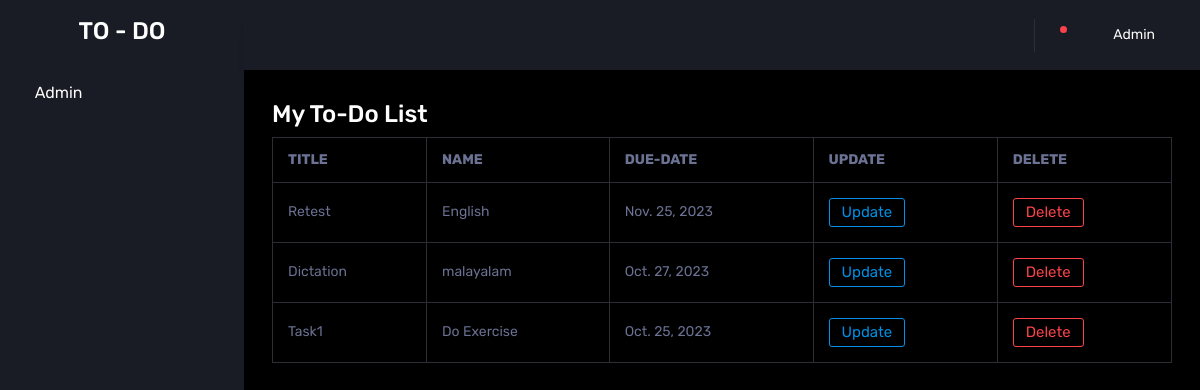
The app's page /readuser, older data.
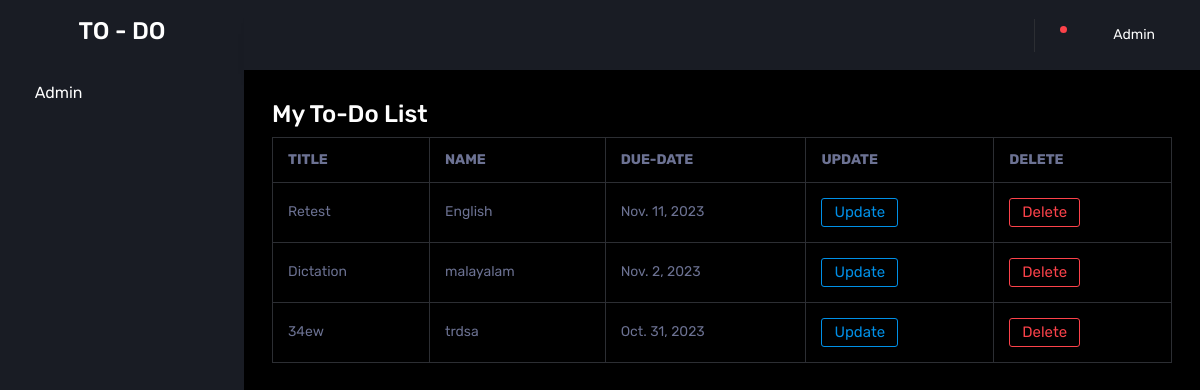
The same page, newer data.
### new_app/models.py (models this page shows)
class Todo(models.Model):
    title = models.CharField(max_length=100)
    name = models.CharField(max_length=100)
    date = models.DateField()

### new_app/views.py (the view)
# urls.py: path('readuser', views.readuser, name="readuser"),
def readuser(request):
    data1 = Todo.objects.all()
    return render(request, "index_admin.html", {"data": data1})

### templates/index_admin.html (shortened to what this page needs)
<!DOCTYPE html>
{% load static %}
<html lang="en">
  <head>
    <link rel="stylesheet" href=" {% static 'assets/vendors/mdi/css/materialdesignicons.min.css' %} ">
    <link rel="stylesheet" href=" {% static 'assets/vendors/css/vendor.bundle.base.css' %} ">
    <link rel="stylesheet" href=" {% static 'assets/vendors/jvectormap/jquery-jvectormap.css' %} ">
    <link rel="stylesheet" href=" {% static 'assets/vendors/flag-icon-css/css/flag-icon.min.css' %} ">
    <link rel="stylesheet" href=" {% static 'assets/vendors/owl-carousel-2/owl.carousel.min.css' %} ">
    <link rel="stylesheet" href=" {% static 'assets/vendors/owl-carousel-2/owl.theme.default.min.css' %} ">
    <link rel="stylesheet" href=" {% static 'assets/css/style.css' %} ">
  </head>
  <body>
    <div class="container-scroller">
      <nav class="sidebar sidebar-offcanvas" id="sidebar">
        <div class="sidebar-brand-wrapper d-none d-lg-flex align-items-center justify-content-center fixed-top">
          <h3>TO - DO</h3>
        </div>
        <ul class="nav">
          <li class="nav-item profile">
            <div class="profile-desc">
              <div class="profile-pic">
                <div class="profile-name">
                  <h5 class="mb-0 font-weight-normal">Admin</h5>
                </div>
              </div>
              <a href="#" id="profile-dropdown" data-toggle="dropdown"><i class="mdi mdi-dots-vertical"></i></a>
            </div>
          </li>
        </ul>
      </nav>
      <div class="container-fluid page-body-wrapper">
        <nav class="navbar p-0 fixed-top d-flex flex-row">
          <div class="navbar-menu-wrapper flex-grow d-flex align-items-stretch">
            <button class="navbar-toggler navbar-toggler align-self-center" type="button" data-toggle="minimize">
              <span class="mdi mdi-menu"></span>
            </button>
            <ul class="navbar-nav w-100">
            </ul>
            <ul class="navbar-nav navbar-nav-right">
              <li class="nav-item dropdown border-left">
                <a class="nav-link count-indicator dropdown-toggle" id="notificationDropdown" href="#" data-toggle="dropdown">
                  <i class="mdi mdi-bell"></i>
                  <span class="count bg-danger"></span>
                </a>
              </li>
              <li class="nav-item dropdown">
                <a class="nav-link" id="profileDropdown" href="#" data-toggle="dropdown">
                  <div class="navbar-profile">
                    <p class="mb-0 d-none d-sm-block navbar-profile-name">Admin</p>
                    <i class="mdi mdi-menu-down d-none d-sm-block"></i>
                  </div>
                </a>
              </li>
            </ul>
          </div>
        </nav>
        <div class="main-panel">
          <div class="content-wrapper">
              {% block content %}
    <h3> My To-Do List</h3>
        <table class="table table-bordered" >
    <tr>
        <th>TITLE</th>
        <th>NAME</th>
        <th>DUE-DATE</th>
        <th>UPDATE</th>
        <th>DELETE</th>
    </tr>
    {% for x in data %}
    <tr>
        <td>{{ x.title }}</td>
        <td>{{ x.name }}</td>
        <td>{{x.date}}</td>
        <td> <form method="POST" action="{% url 'update' x.id %}">
                <input type="submit" class="btn btn-outline-primary" value="Update"/>
            </form></td>
        <td><form action="{% url 'delt' x.id %}" method="POST" class="d-inline-block">
                                <input type="submit" class="btn btn-outline-danger" value="Delete"/>
                            </form></td>
    </tr>
    {% endfor %}
</table>
 {% endblock %}
          </div>
        </div>
        </div>
      </div>
  </body>
</html>

Row changes from the older to the newer data that the page shows:
removed Todo: title "Task1", name "Do Exercise", date "Oct. 25, 2023"
changed Todo "Retest": date "Nov. 25, 2023" → "Nov. 11, 2023"
changed Todo "Dictation": date "Oct. 27, 2023" → "Nov. 2, 2023"
added Todo: title "34ew", name "trdsa", date "Oct. 31, 2023"
